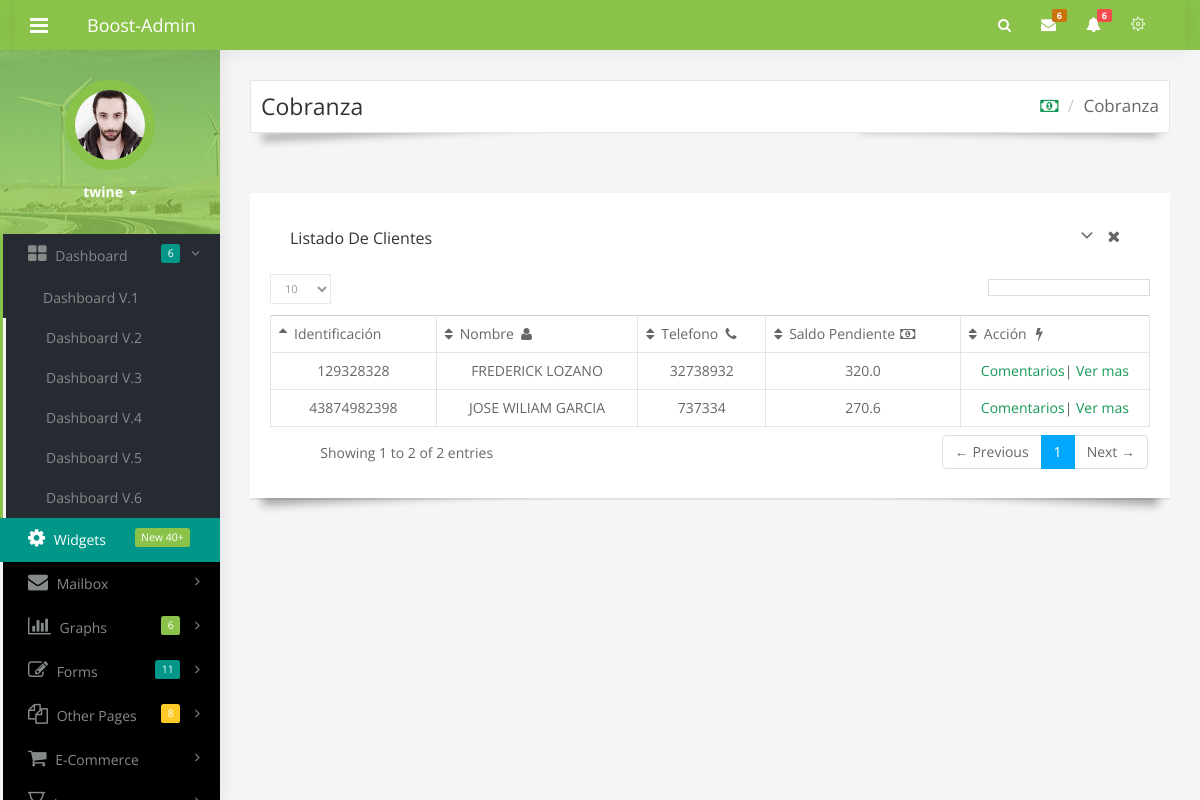
Page /app/cobranza/ (signed in) on the committed database.
### app/models.py (models this page shows, shortened)
class Cliente(models.Model):
    identificacion = models.CharField(max_length=14)
    nombre = models.CharField(max_length=165)
    telefono = models.CharField(max_length=50)
    direccion = models.TextField(max_length=600)
    gestiones = models.ManyToManyField(Gestion)
    comentarios = models.ManyToManyField(Comentario)
    def facturas(self):
        return Factura.objects.filter(cliente=self)
    def abonos(self):
        return Factura_Abono.objects.filter(factura__in=self.facturas())
    def saldo_cliente(self):
        if self.facturas() and self.abonos():
            return self.facturas().aggregate(Sum('monto'))['monto__sum'] - \
            self.abonos().aggregate(Sum('monto_abono'))['monto_abono__sum']
        elif self.facturas():
            return self.facturas().aggregate(Sum('monto'))['monto__sum']
        else:
            return 0.0

### app/views.py (the view)
class cobranza(TemplateView):
    template_name = "app/cobranza.html"
    def get(self, request, *args, **kwargs):
        context = self.get_context_data()
        context['clientes'] = Cliente.objects.all()
        return super(cobranza, self).render_to_response(context)

### app/templates/app/cobranza.html (shortened to what this page needs)
{% extends "app/index.html" %}
{% block breadcrums %}
<div class="row">
    <div class="col-sm-12">
        <div class="page-title">
            <h1>Cobranza<small></small></h1>
            <ol class="breadcrumb">
                <li><a href="#"><i class="fa fa-money"></i></a></li>
                <li class="active">Cobranza</li>
            </ol>
        </div>
    </div>
</div>
{% endblock breadcrums %}
{% block cuerpo %}
<div class="row">
    <div class="col-sm-12">
        <div class="panel panel-card recent-activites">
            <div class="panel-heading">
                <h4 class="panel-title">Listado de clientes</h4>
                <div class="panel-actions">
                    <a href="#" class="panel-action panel-action-toggle" data-panel-toggle></a>
                    <a href="#" class="panel-action panel-action-dismiss" data-panel-dismiss></a>
                </div>
            </div>
            <div class="panel-body text-center">
                <table id="basic-datatables" class="table table-bordered dataTable" role="grid" aria-describedby="basic-datatables_info">
                    <thead>
                        <tr>
                            <th>Identificación  </th>
                            <th>Nombre <i class="fa fa-user fa-fw"></i></th>
                            <th>Telefono  <i class="fa fa-phone fa-fw"></i></th>
                            <th>Saldo Pendiente  <i class="fa fa-money fa-fw"></i></th>
                            <th>Acción <i class="fa fa-flash fa-fw"></i></th>
                        </tr>
                    </thead>
                    <tbody>
                    {% for cliente in clientes %}
                        <tr role="row">
                            <td>{{ cliente.identificacion }}</td>
                            <td>{{ cliente.nombre }}</td>
                            <td>{{ cliente.telefono }}</td>
                            <td>{{ cliente.saldo_cliente }}</td>
                            <td>
                                <a href="#" onclick="mostrarComentarios({{ cliente.id }}); return false;">Comentarios</a>|
                                <a href="../cobranza_cliente/?id={{ cliente.id }}">Ver mas</a>
                            </td>
                        </tr>
                    {% endfor %}
                    </tbody>
                </table>
            </div>
        </div>
    </div>
</div>
{% endblock cuerpo %}

### app/templates/app/index.html (shortened to what this page needs)
<!DOCTYPE html>
<html lang="en">
<head>
        <link href="/static/app/bootstrap/css/bootstrap.min.css" rel="stylesheet">
        <link href="/static/app/css/waves.min.css" type="text/css" rel="stylesheet">
        <link rel="stylesheet" href="/static/app/css/nanoscroller.css">
        <link href="/static/app/css/morris-0.4.3.min.css" rel="stylesheet">
        <link href="/static/app/css/menu-light.css" type="text/css" rel="stylesheet">
        <link href="/static/app/css/style.css" type="text/css" rel="stylesheet">
        <link href="/static/app/font-awesome/css/font-awesome.min.css" rel="stylesheet">
        <link href="/static/app/css/themify-icons.css" rel="stylesheet">
        <link href="/static/app/css/color.css" rel="stylesheet">
        <link href="/static/app/css/app.min.1.css" rel="stylesheet">
        <link href="/static/app/css/fullcalendar.min.css" rel="stylesheet">
    </head>
    <body class="green dark">
        {% block static-navbar %}
        <nav class="navbar navbar-default yamm navbar-fixed-top">
            <div class="container-fluid">
                <button type="button" class="navbar-minimalize minimalize-styl-2  pull-left "><i class="fa fa-bars"></i></button>
                <div class="navbar-header">
                    <a class="navbar-brand" href="#">   Boost-Admin</a>
                </div>
                <div id="navbar" class="navbar-collapse collapse">
                    <ul class="nav navbar-nav navbar-right navbar-top-drops">
                        <li> <span class="search-icon"><i class="fa fa-search"></i></span>
                        </li>
                        <li class="dropdown"><a href="#" class="dropdown-toggle button-wave" data-toggle="dropdown"><i class="fa fa-envelope"></i> <span class="badge badge-xs badge-info">6</span></a>
                        </li>
                        <li class="dropdown"><a href="#" class="dropdown-toggle button-wave" data-toggle="dropdown"><i class="fa fa-bell"></i> <span class="badge badge-xs badge-warning">6</span></a>
                        </li>
                        <li class="dropdown opt"><a href="#" class="dropdown-toggle button-wave" data-toggle="dropdown"><span class="ti-settings"></span></a>
                        </li>
                    </ul>
                </div>
            </div>
        </nav>
        {% endblock static-navbar %}
        <section class="page">
          {% block aside-bar %}
            <nav class="navbar-aside navbar-static-side" role="navigation">
                <div class="sidebar-collapse nano">
                    <div class="nano-content">
                        <ul class="nav metismenu" id="side-menu">
                            <li class="nav-header">
                                <div class="dropdown side-profile text-left">
                                    <span style="display: block;">
                                        <img alt="image" class="img-circle" src="/static/app/images/avtar-1.jpg" width="40">
                                    </span>
                                    <a data-toggle="dropdown" class="dropdown-toggle" href="#">
                                        <span class="clear" style="display: block;"> <span class="block m-t-xs"> <strong class="font-bold">{{user.username}} <b class="caret"></b></strong>
                                            </span></span> </a>
                                </div>
                            </li>
                            <li class="active">
                                <a href="#"><i class="fa fa-th-large"></i> <span class="nav-label">Dashboard </span><span class="fa arrow"></span><span class="label label-rouded pull-right p1-bg note-icon">6</span></a>
                                <ul class="nav nav-second-level collapse">
                                    <li><a href="index.html">Dashboard V.1</a></li>
                                    <li><a href="index-2.html">Dashboard V.2 </a></li>
                                    <li><a href="index-3.html">Dashboard V.3 </a></li>
                                    <li><a href="index-4.html">Dashboard V.4 </a></li>
                                    <li><a href="index-5.html">Dashboard V.5 </a></li> <li><a href="index-6.html">Dashboard V.6 </a></li>
                            </ul>
                        </li>
                         <li class="p1-bg">
                            <a href="widgets.html"><i class="fa fa-cog"></i> <span class="nav-label">Widgets </span><span class="label label-rouded pull-right p3-bg note-icon">New 40+</span></a>
                        </li>
                            <li>
                                <a href="mailbox.html"><i class="fa fa-envelope"></i> <span class="nav-label">Mailbox </span><span class="fa arrow"></span></a>
                            </li>
                            <li>
                                <a href="#"><i class="fa fa-bar-chart"></i> <span class="nav-label">Graphs</span><span class="fa arrow"></span><span class="label label-rouded pull-right p3-bg note-icon">6</span></a>
                            </li>
                            <li>
                                <a href="#"><i class="fa fa-edit"></i> <span class="nav-label">Forms</span><span class="fa arrow"></span><span class="label label-rouded pull-right p1-bg note-icon">11</span></a>
                            </li>
                            <li>
                                <a href="#"><i class="fa fa-files-o"></i> <span class="nav-label">Other Pages</span><span class="fa arrow"></span><span class="label label-rouded pull-right p4-bg note-icon">8</span></a>
                            </li>
                            <li>
                                <a href="#"><i class="fa fa-shopping-cart"></i> <span class="nav-label">E-commerce</span><span class="fa arrow"></span></a>
                            </li>
                            <li>
                                <a href="#"><i class="fa fa-hourglass-o"></i> <span class="nav-label">Icons</span><span class="fa arrow"></span></a>
                            </li>
                        </ul>
                    </div>
                </div>
            </nav>
          {% endblock aside-bar %}
            <div id="wrapper">
                <div class="content-wrapper container">
                    {% block breadcrums %}{% endblock breadcrums %}
                </div>
                <div class="content-wrapper container">
                     {% block cuerpo %}{% endblock cuerpo %}
                </div>
            </div>
        </section>
    </body>
</html>

### app/static/app/css/menu-light.css (style rules this page uses)
.yamm .nav, .yamm .collapse, .yamm .dropup, .yamm .dropdown { position: static; }
.navbar-default { z-index: 9999; border: 0px; border-bottom: 0px; margin-bottom: 0px; background-color: #149957; }
#navbar { background:#fff; border-color: #e7e7e7; box-shadow: 1px 0px 20px rgba(0, 0, 0, 0.08); }
.navbar-default .navbar-nav>li>a { color: #149957 !important; font-family: 'Open Sans', sans-serif!important; }
.navbar-brand { margin-right: 0px; color:#fff !important; font-family: 'Open Sans', sans-serif!important; background: #149957; }
.navbar-minimalize { border: 0px; display: inline-block; margin-right: 15px; background-color: transparent; color: #fff; font-size: 21px; padding: 10px 15px; line-height: 30px; background: #149957; }
.navbar-aside .nav > li { border-left: 3px solid transparent; }
.navbar-aside .nav > li.active { border-left: 3px solid #149957; background: #f5f5f5; }
.navbar-aside .nav > li.active li { background: #f5f5f5; }
.nav-second-level.nav > li { border-left: 0px; }
.navbar-static-side { position: fixed; height: 100%; }
@media (min-width: 768px) { .navbar { height: 50px; } }
@media (min-width: 768px) { .navbar-static-side { z-index: 999; width: 220px; } }
@media (min-width: 768px) { ul#side-menu { padding-top: 50px; padding-bottom: 20px; } }
@media (min-width: 768px) { .navbar-top-drops .dropdown { position: relative; } }
.navbar-default { z-index: 1000; }
.nav-header { padding: 30px 30px; position: relative; background: #66ce99 url(../images/c1-p-bg.jpg) no-repeat !important; }
.nav-header img { width: 90px; margin-bottom: 10px; border: 10px solid #86dbb1; }
.nav-header span { color: #fff; text-align: center; font-family: 'Open Sans', sans-serif!important; }
.metismenu .arrow { float: right; line-height: 1.42857; width: 10px; text-align: right; }
.metismenu .fa.arrow:before { content: "\f105"; }
.metismenu .active > a > .fa.arrow:before { content: "\f107"; }
.metismenu .collapse { display: none; }
.metismenu .collapse.in { display: block; }
.navbar-aside { background-color:#fff; border:0px; -webkit-transition: all 0.2s; -moz-transition: all 0.2s; -o-transition: all 0.2s; transition: all 0.2s; border-color: #e7e7e7; box-shadow: 1px 0px 20px rgba(0, 0, 0, 0.08); }
.navbar-aside .nav>li { position: relative; display: block; border:0px; background: #fff; border-left: 3px solid #f5f5f5; }
.navbar-aside .nav>li:first-child { border-top: 0px; border:none; }
.navbar-aside .nav > li > a { color: #858b89; font-weight: 400; padding:10px 20px 10px 25px; text-transform: capitalize; font-family: 'Open Sans', sans-serif; font-size: 14px; }
.nav-second-level li a { padding-left: 10px!important; padding-top: 8px!important; padding-bottom: 8px!important; }
.navbar-aside .nav > li > a i { margin-right: 5px; font-size: 20px; }
.nav-second-level>li>a { font-weight: 400; transition: all 0.3s; -moz-transition: all 0.3s; -o-transition: all 0.3s; -ms-transition: all 0.3s; -webkit-transition: all 0.3s; }
.search-icon { display: block; float: left; color:#333; }
.search-icon .fa-search { display: block; padding: 15px 15px; line-height: 20px; cursor: pointer; color:#149957 !important; }
.navbar-right>li>a i { font-size: 15px; }
.navbar-right .badge-xs { font-size: 9px; }
.navbar-right .badge { position: absolute; top: 9px; right: 4px; }
.badge { border-radius: 2px; -webkit-border-radius: 2px; padding: 2px 5px; }
.badge-warning { background-color: #f54d4d; }
.badge-info { background-color: #cb730c; }
.navbar-top-drops li:last-child { margin-right: 40px; }
.note-icon { margin-right: 10px; line-height: 14px; }
.nav-second-level li a { padding-left: 40px !important; padding-top: 8px; padding-bottom: 8px; }

### app/static/app/css/color.css (style rules this page uses)
.green #navbar { background:transparent; }
.green .navbar-default .navbar-nav>li>a { color:#fff !important; }
.green .search-icon .fa-search { color: #fff !important; }
.green .navbar-default { background-color: #8BC34A; }
.green .navbar-minimalize, .green .navbar-brand { background:transparent; }
.green .navbar-aside .nav > li.active { border-left: 3px solid #8BC34A; }
.green .nav-header img { border: 10px solid #8BC34A; }
.green .nav-header { background: #66ce99 url(../images/c2-p-bg.jpg) no-repeat !important; }
.dark .navbar-aside { background-color: #000; color: #858b89; }
.dark .navbar-aside .nav > li.active { background-color: #262B33; color: #fff; }
.dark .navbar-aside .nav > li.active li { background: transparent; }
.dark .navbar-aside .nav>li { background: #000; }

### rows in the picture
Cliente: identificacion "129328328", nombre "FREDERICK LOZANO", telefono "32738932", saldo_cliente "320.0"
Cliente: identificacion "43874982398", nombre "JOSE WILIAM GARCIA", telefono "737334", saldo_cliente "270.6"

### other values in the picture
{{ user.username }} "twine"
